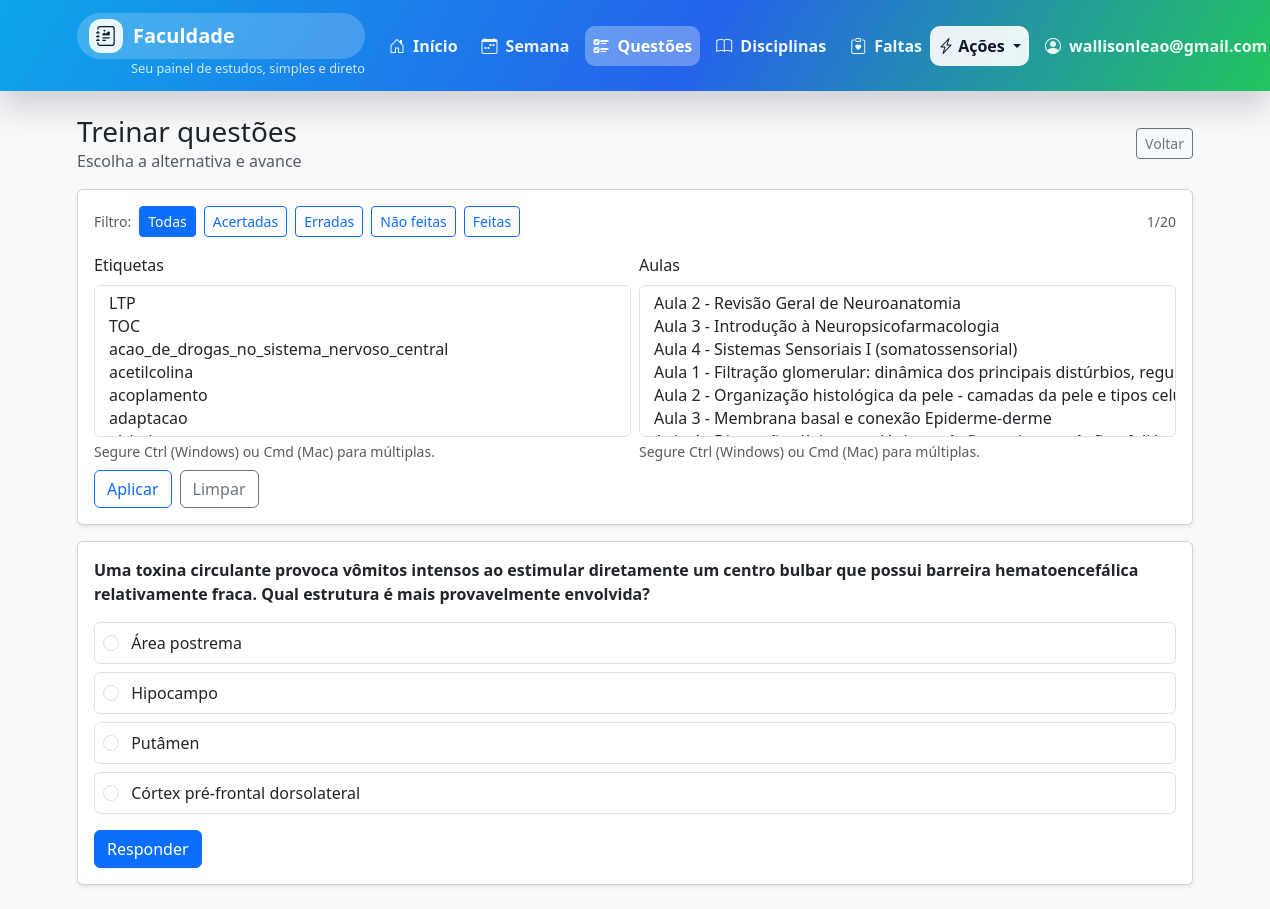
The app's page /questions/quiz/ (signed in) with its own data.
### core/models.py (models this page shows, shortened)
class Question(models.Model):
    course = models.ForeignKey(Course, on_delete=models.CASCADE, related_name="questions")
    classes = models.ManyToManyField(
        ClassSession,
        blank=True,
        related_name="questions",
        verbose_name="Aulas",
    )
    title = models.CharField("Questão", max_length=200)
    topic = models.CharField("Tema", max_length=100, blank=True)
    resolution = models.TextField("Resolução", blank=True)
    created_at = models.DateTimeField(auto_now_add=True)
    class Meta:
        ordering = ["course", "topic", "title"]

class QuestionOption(models.Model):
    question = models.ForeignKey(Question, on_delete=models.CASCADE, related_name="options")
    text = models.CharField("Alternativa", max_length=200)
    is_correct = models.BooleanField("Correta?", default=False)
    class Meta:
        ordering = ["question", "id"]

### core/views.py (the view, shortened to what this page needs)
# urls.py: path("questions/quiz/", question_quiz_view, name="question_quiz"),
@login_required
@feature_required("questions")
def question_quiz_view(request):
    filter_status = request.GET.get("status") or "all"
    question_id_param = request.GET.get("q")
    next_flag = request.GET.get("next")
    topic_values = request.GET.getlist("topic") or request.POST.getlist("topic")
    if not topic_values:
        topic_single = (request.GET.get("topic") or request.POST.get("topic") or "").strip()
        topic_values = [topic_single] if topic_single else []
    topic_query = "&".join([f"topic={t}" for t in topic_values])
    class_values = request.GET.getlist("class") or request.POST.getlist("class")
    class_ids = []
    for val in class_values:
        try:
            class_ids.append(int(val))
        except (TypeError, ValueError):
            continue
    class_query = "&".join([f"class={cid}" for cid in class_ids])
    base_qs = (
        Question.objects.prefetch_related("options")
        .filter(options__isnull=False, course__user=request.user)
        .distinct()
    )
    if topic_values:
        topic_tokens = [t for t in topic_values if t]
        base_qs = base_qs.filter(_tag_filter_q("topic", topic_tokens))
    if class_ids:
        base_qs = base_qs.filter(classes__id__in=class_ids).distinct()
    if filter_status == "correct":
        base_qs = base_qs.filter(attempts__is_correct=True).distinct()
    elif filter_status == "incorrect":
        base_qs = base_qs.annotate(
            correct_attempts=Count("attempts", filter=Q(attempts__is_correct=True)),
            total_attempts=Count("attempts"),
        ).filter(total_attempts__gt=0, correct_attempts=0)
    elif filter_status == "unattempted":
        base_qs = base_qs.filter(attempts__isnull=True)
    elif filter_status == "attempted":
        base_qs = base_qs.filter(attempts__isnull=False).distinct()
    total_in_filter = base_qs.count()
    topic_set = set()
    for t in Question.objects.filter(course__user=request.user).exclude(topic="").values_list("topic", flat=True):
        for token in t.split():
            topic_set.add(token)
    topics = sorted(topic_set)
    classes = [
        {"id": c.id, "label": _class_label(c)}
        for c in ClassSession.objects.filter(course__user=request.user).order_by("date", "class_number", "title")
    ]
    topic_key = "_".join([t for t in topic_values if t]) or "all"
    session_list_key = f"quiz_list_{filter_status}_{topic_key}"
    session_index_key = f"quiz_index_{filter_status}_{topic_key}"
    quiz_list = request.session.get(session_list_key)
    quiz_index = request.session.get(session_index_key, 0)
    if not quiz_list or len(quiz_list) != total_in_filter:
        quiz_list = list(base_qs.values_list("id", flat=True))
        random.shuffle(quiz_list)
        quiz_index = 0
        request.session[session_list_key] = quiz_list
        request.session[session_index_key] = quiz_index
    question_id = quiz_list[quiz_index]
    question = (
        Question.objects.prefetch_related("options")
        .filter(options__isnull=False, id=question_id, course__user=request.user)
        .first()
    )
    if not question:
        messages.info(request, "Sem questões para esse filtro. Ajuste o filtro ou cadastre questões.")
        return redirect("question_quiz")
    options = question.options.all()
    feedback = request.session.pop("quiz_feedback", None)
    return render(
        request,
        "core/question_quiz.html",
        {
            "question": question,
            "options": options,
            "filter_status": filter_status,
            "selected_topics": topic_values,
            "topic_query": topic_query,
            "topic_label": ", ".join(topic_values),
            "selected_classes": class_ids,
            "class_query": class_query,
            "feedback": feedback,
            "progress_current": quiz_index + 1,
            "progress_total": total_in_filter,
            "topics": topics,
            "classes": classes,
        },
    )

### core/feature_flags.py (called while the page is built, shortened)
def is_master_user(user) -> bool:
    if not user or not user.is_authenticated:
        return False
    master_email = getattr(settings, "MASTER_EMAIL", "")
    if master_email and user.email and user.email.lower() == master_email.lower():
        return True
    return False

def get_feature_map():
    flags = {flag.key: flag.is_enabled for flag in FeatureFlag.objects.all()}
    merged = DEFAULT_FEATURES.copy()
    merged.update(flags)
    return merged

def is_feature_enabled(user, key: str) -> bool:
    if is_master_user(user):
        return True
    return get_feature_map().get(key, True)

def feature_required(key: str):
    def decorator(view_func):
        @wraps(view_func)
        def _wrapped(request, *args, **kwargs):
            return view_func(request, *args, **kwargs)
        return _wrapped
    return decorator

### core/views.py (called while the page is built)
def _class_label(cls):
    prefix = f"Aula {cls.class_number} - " if cls.class_number else ""
    return f"{prefix}{cls.title}"

### core/templates/core/question_quiz.html (shortened to what this page needs)
{% extends "base.html" %}
{% block content %}
<div class="d-flex justify-content-between align-items-center mb-3">
  <div>
    <h1 class="h3 mb-0">Treinar questões</h1>
    <p class="text-muted mb-0">Escolha a alternativa e avance</p>
  </div>
  <div>
    <a class="btn btn-outline-secondary btn-sm" href="{% url 'questions_board' %}">Voltar</a>
  </div>
</div>
<div class="card shadow-sm mb-3">
  <div class="card-body">
    <div class="d-flex flex-wrap gap-2 align-items-center">
      <span class="text-muted small">Filtro:</span>
      <a class="btn btn-sm {% if filter_status == 'all' %}btn-primary{% else %}btn-outline-primary{% endif %}" href="{% url 'question_quiz' %}?status=all">Todas</a>
      <a class="btn btn-sm {% if filter_status == 'correct' %}btn-primary{% else %}btn-outline-primary{% endif %}" href="{% url 'question_quiz' %}?status=correct">Acertadas</a>
      <a class="btn btn-sm {% if filter_status == 'incorrect' %}btn-primary{% else %}btn-outline-primary{% endif %}" href="{% url 'question_quiz' %}?status=incorrect">Erradas</a>
      <a class="btn btn-sm {% if filter_status == 'unattempted' %}btn-primary{% else %}btn-outline-primary{% endif %}" href="{% url 'question_quiz' %}?status=unattempted">Não feitas</a>
      <a class="btn btn-sm {% if filter_status == 'attempted' %}btn-primary{% else %}btn-outline-primary{% endif %}" href="{% url 'question_quiz' %}?status=attempted">Feitas</a>
      <span class="text-muted small ms-auto">{{ progress_current }}/{{ progress_total }}</span>
    </div>
    <form method="get" class="row g-2 align-items-end mt-2">
      <div class="col-12 col-md-6">
        <label class="form-label">Etiquetas</label>
        <select class="form-select" name="topic" multiple size="6">
          {% for t in topics %}
            <option value="{{ t }}" {% if selected_topics and t in selected_topics %}selected{% endif %}>{{ t }}</option>
          {% endfor %}
        </select>
        <div class="form-text">Segure Ctrl (Windows) ou Cmd (Mac) para múltiplas.</div>
      </div>
      <div class="col-12 col-md-6">
        <label class="form-label">Aulas</label>
        <select class="form-select" name="class" multiple size="6">
          {% for c in classes %}
            <option value="{{ c.id }}" {% if selected_classes and c.id in selected_classes %}selected{% endif %}>{{ c.label }}</option>
          {% endfor %}
        </select>
        <div class="form-text">Segure Ctrl (Windows) ou Cmd (Mac) para múltiplas.</div>
      </div>
      <div class="col-12 d-flex gap-2">
        <button class="btn btn-outline-primary mt-3 mt-md-0" type="submit">Aplicar</button>
        <a class="btn btn-outline-secondary mt-3 mt-md-0" href="{% url 'question_quiz' %}?status={{ filter_status }}">Limpar</a>
      </div>
    </form>
  </div>
</div>
<div class="card shadow-sm">
  <div class="card-body">
    {% if question %}
      <div class="fw-semibold mb-3">{{ question.title }}</div>
    {% elif empty_state %}
      <div class="text-center py-4">
        <div class="fs-4">📝</div>
        <div class="fw-semibold mt-2">Sem questões para treinar</div>
        <div class="text-muted small">Cadastre questões ou ajuste os filtros acima.</div>
      </div>
    {% endif %}
    {% if question and feedback %}
      <div class="d-grid gap-2">
        {% for opt in options %}
          <label class="border rounded p-2 {% if feedback.correct_text == opt.text %}border-success{% endif %}">
            <input class="form-check-input me-2" type="radio" disabled>
            {{ opt.text }}
          </label>
        {% endfor %}
      </div>
      {% if question.resolution %}
        <div class="mt-3">
          <button class="btn btn-outline-secondary btn-sm" type="button" data-bs-toggle="collapse" data-bs-target="#resolution">
            Ver resolução
          </button>
          <div id="resolution" class="collapse mt-2">
            <div class="card card-body">
              {{ question.resolution|linebreaksbr }}
            </div>
          </div>
        </div>
      {% endif %}
      <a class="btn btn-primary mt-3" href="{% url 'question_quiz' %}?status={{ filter_status }}&next=1{% if topic_filter %}&topic={{ topic_filter }}{% endif %}">Próxima</a>
    {% elif question %}
      <form method="post">
        <div class="d-grid gap-2">
          {% for opt in options %}
            <label class="border rounded p-2">
              <input class="form-check-input me-2" type="radio" name="option_id" value="{{ opt.id }}" required>
              {{ opt.text }}
            </label>
          {% endfor %}
        </div>
        <button class="btn btn-primary mt-3" type="submit">Responder</button>
      </form>
    {% endif %}
  </div>
</div>
{% endblock %}

### core/templates/base.html (shortened to what this page needs)
<!doctype html>
<html lang="pt-br">
<head>
  <link href="https://cdn.jsdelivr.net/npm/bootstrap@5.3.3/dist/css/bootstrap.min.css" rel="stylesheet">
  <link rel="stylesheet" href="https://cdn.jsdelivr.net/npm/bootstrap-icons@1.11.3/font/bootstrap-icons.css">
</head>
<body class="bg-light">
<nav class="navbar navbar-expand-lg app-navbar">
  <div class="container">
    <a class="navbar-brand d-flex flex-column" href="{% url 'dashboard' %}">
      <span class="brand-badge">
        <span class="logo"><i class="bi bi-journal-richtext"></i></span>
        Faculdade
      </span>
      <span class="navbar-subtitle">Seu painel de estudos, simples e direto</span>
    </a>
    <div class="collapse navbar-collapse" id="navbarNav">
      {% if request.user.is_authenticated %}
      <ul class="navbar-nav me-auto gap-2 mt-3 mt-lg-0">
        {% if features.dashboard or is_master %}
        <li class="nav-item">
          <a class="nav-link nav-pill {% if request.path == '/' %}active{% endif %}" href="{% url 'dashboard' %}">
            <i class="bi bi-house-door"></i> Início
          </a>
        </li>
        {% endif %}
        {% if features.weekly_plan or is_master %}
        <li class="nav-item">
          <a class="nav-link nav-pill {% if 'weekly' in request.path %}active{% endif %}" href="{% url 'weekly_plan' %}">
            <i class="bi bi-calendar-week"></i> Semana
          </a>
        </li>
        {% endif %}
        {% if features.questions or is_master %}
        <li class="nav-item">
          <a class="nav-link nav-pill {% if 'questions' in request.path %}active{% endif %}" href="{% url 'questions_board' %}">
            <i class="bi bi-ui-checks"></i> Questões
          </a>
        </li>
        {% endif %}
        {% if features.courses or is_master %}
        <li class="nav-item">
          <a class="nav-link nav-pill {% if 'courses' in request.path %}active{% endif %}" href="{% url 'courses_list' %}">
            <i class="bi bi-book"></i> Disciplinas
          </a>
        </li>
        {% endif %}
        {% if features.absences or is_master %}
        <li class="nav-item">
          <a class="nav-link nav-pill {% if 'absences' in request.path %}active{% endif %}" href="{% url 'absences' %}">
            <i class="bi bi-clipboard-heart"></i> Faltas
          </a>
        </li>
        {% endif %}
      </ul>
      <ul class="navbar-nav align-items-lg-center gap-2">
        <li class="nav-item dropdown">
          <a class="nav-link dropdown-toggle action-pill" href="#" id="actionsDropdown" role="button" data-bs-toggle="dropdown" aria-expanded="false">
            <i class="bi bi-lightning-charge"></i> Ações
          </a>
        </li>
        <li class="nav-item dropdown">
          <a class="nav-link dropdown-toggle nav-pill" href="#" id="userDropdown" role="button" data-bs-toggle="dropdown" aria-expanded="false">
            <i class="bi bi-person-circle"></i> {{ request.user.email|default:request.user.username }}
          </a>
        </li>
      </ul>
      {% endif %}
    </div>
  </div>
</nav>
<main class="container py-4">
  {% block content %}{% endblock %}
</main>
</body>
</html>

### core/templates/base.html (style rules this page uses)
.app-navbar { background: linear-gradient(120deg, #0ea5e9, #2563eb 55%, #22c55e 100%); box-shadow: 0 16px 32px rgba(15, 23, 42, 0.18); }
.brand-badge { display: inline-flex; align-items: center; gap: 10px; padding: 6px 12px; border-radius: 999px; background: rgba(255, 255, 255, 0.2); color: #fff; font-weight: 700; }
.brand-badge .logo { width: 34px; height: 34px; border-radius: 12px; display: inline-flex; align-items: center; justify-content: center; background: rgba(255, 255, 255, 0.9); color: #0f172a; }
.nav-pill { padding: 8px 12px; border-radius: 10px; color: rgba(255, 255, 255, 0.92) !important; display: inline-flex; align-items: center; gap: 8px; font-weight: 600; transition: background 0.15s ease, color 0.15s ease; }
.nav-pill.active { background: rgba(255, 255, 255, 0.3); color: #fff !important; }
.navbar-subtitle { color: rgba(255, 255, 255, 0.8); font-size: 0.8rem; margin-left: 54px; }
.action-pill { border-radius: 10px; font-weight: 600; background: rgba(255, 255, 255, 0.9); color: #0f172a !important; }

### records on screen
Question: title "Uma toxina circulante provoca vômitos intensos ao estimular diretamente um centro bulbar que possui barreira hematoencefálica relativamente fraca. Qual estrutura é mais provavelmente envolvida?"
QuestionOption: text "Área postrema"
QuestionOption: text "Hipocampo"
QuestionOption: text "Putâmen"
QuestionOption: text "Córtex pré-frontal dorsolateral"

### other values on screen
{{ request.user.email|default:request.user.username }} "wallisonleao@gmail.com"
{{ progress_current }} "1"
{{ progress_total }} "20"
